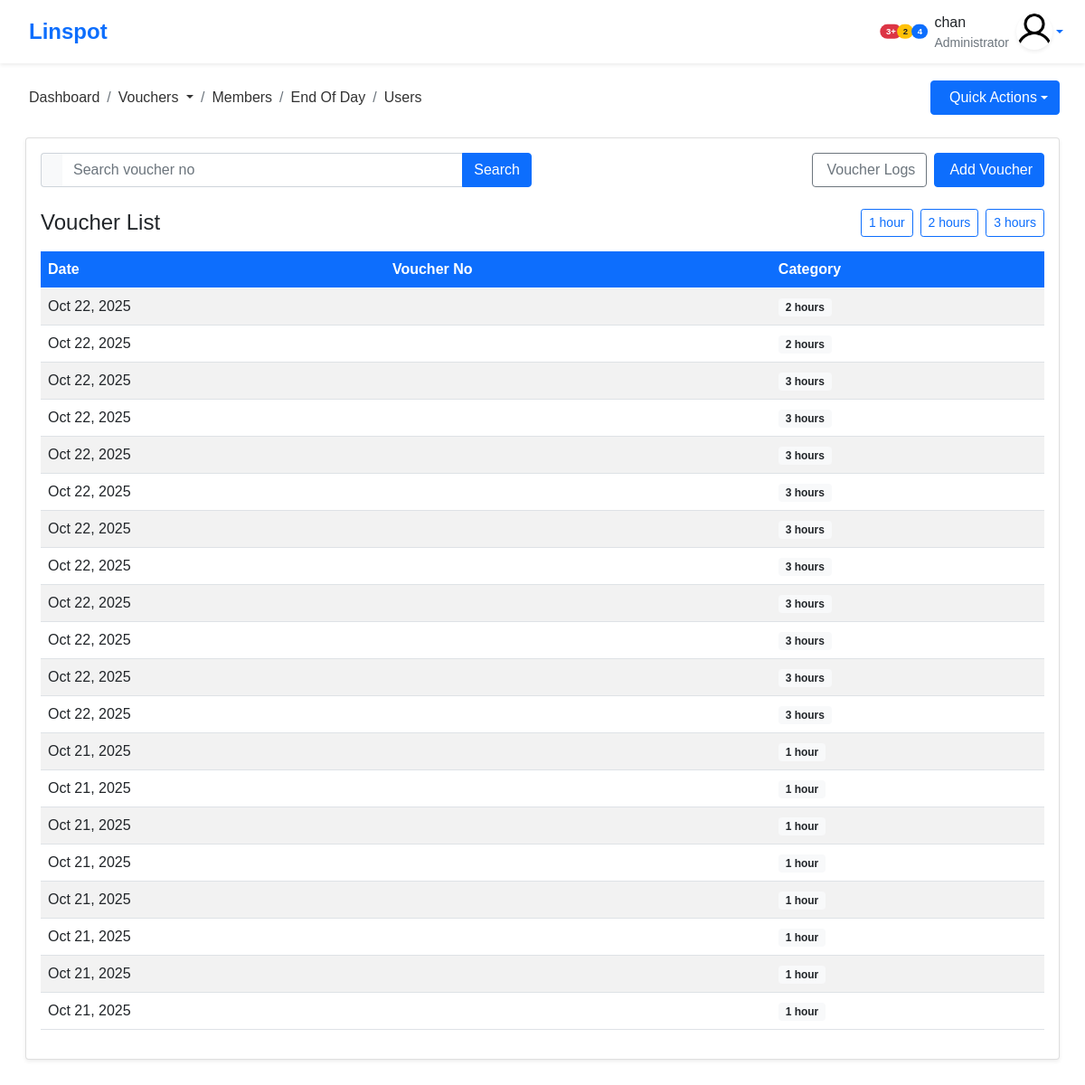
The page /vouchers/voucherList/ (signed in) on the database as committed earlier.
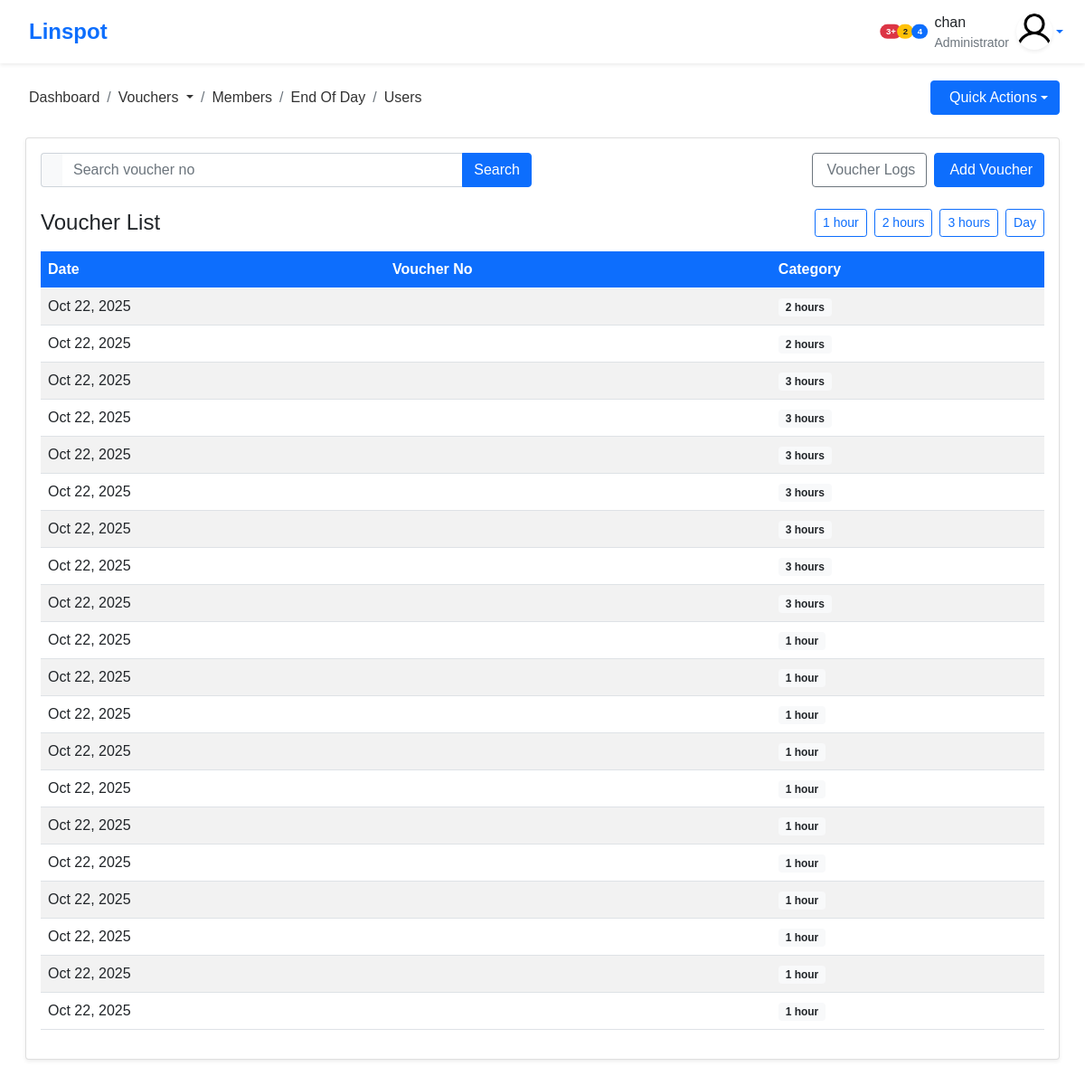
The same page on the database as committed later.
### vouchers/models.py (models this page shows, shortened)
class VoucherCategory(models.Model):
    name = models.CharField(max_length=50)
    class Meta:
        verbose_name = _("VoucherCategory")
        verbose_name_plural = _("VoucherCategories")
    def __str__(self):
        return self.name

class Vouchers(models.Model):
    STATUS_CHOICES = [
        ('unused', 'Unused'),
        ('used', 'Used'),
        ('expired', 'Expired'),
        ('printed', 'Printed'),
    ]
    voucher_no = models.CharField(max_length=100, unique=True)
    user = models.ForeignKey("users.User", on_delete=models.CASCADE)
    file = models.ForeignKey("vouchers.VoucherFile", on_delete=models.CASCADE)
    date_created = models.DateField(auto_now_add=True)
    date_used = models.DateTimeField(null=True, blank=True)
    date_printed = models.DateTimeField(null=True, blank=True)
    status = models.CharField(max_length=50, choices=STATUS_CHOICES, default='unused')
    active = models.BooleanField(default=False)
    validity_duration = models.IntegerField(default=24, help_text="Validity in hours")
    expiry_time = models.DateTimeField(null=True, blank=True)
    bandwidth_up = models.IntegerField(null=True, blank=True, help_text="Upload bandwidth in Kbps")
    bandwidth_down = models.IntegerField(null=True, blank=True, help_text="Download bandwidth in Kbps")
    pfsense_roll_id = models.IntegerField(null=True, blank=True)
    synced_to_pfsense = models.BooleanField(default=False)
    class Meta:
        ordering = ['-date_created']
        verbose_name = _("Voucher")
        verbose_name_plural = _("Vouchers")

class VoucherFile(models.Model):
    user = models.ForeignKey("users.User", on_delete=models.CASCADE)
    name = models.CharField(max_length=50)
    file = models.FileField(upload_to='vouchers', max_length=100)
    category = models.ForeignKey("vouchers.VoucherCategory", on_delete=models.CASCADE)
    date_created = models.DateField(auto_now_add=True)
    status = models.CharField(max_length=50, default='not populated')
    class Meta:
        ordering = ['-date_created']
        verbose_name = _("VoucherFile")
        verbose_name_plural = _("VoucherFiles")

### vouchers/views.py (the view, shortened to what this page needs)
# urls.py: path("voucherList/", views.vouchersList,  name="voucherList"),
@login_required(login_url='/users/login/')
def vouchersList(request):
    page = int(request.GET.get('page', 1))
    page_size = 20
    vou = Vouchers.objects.all()
    categories = VoucherCategory.objects.all()
    q = request.GET.get('q', '')
    status_filter = request.GET.get('status', 'unused')
    filtered_vouchers = vou.filter(status=status_filter)
    if q:
        try:
            category_id = int(q)
            filtered_vouchers = filtered_vouchers.filter(file__category__id=category_id)
        except (ValueError, TypeError):
            filtered_vouchers = filtered_vouchers.filter(file__category__name__icontains=q)
    start = (page - 1) * page_size
    end = start + page_size
    total_vouchers = filtered_vouchers.count()
    has_more = total_vouchers > end
    vouchers_page = filtered_vouchers[start:end]
    return render(request, 'vouchers/vouchers_list.html', {
        'has_more': has_more,
        'next_page': page + 1 if has_more else None,
        'vouchers': vouchers_page,
        'categories': categories,
        'current_status': status_filter,
        'current_category': q  # Pass current category filter to template
    })

### templates/vouchers/vouchers_list.html (shortened to what this page needs)
{% extends 'base.html' %}
{% load static %}
{% block content %}
<div class="py-4">
  <div class="card shadow-sm">
  <div class="card-body">
    <div class="row mb-4">
    <div class="col-md-6 mb-3 mb-md-0 gap-3">
      <form method="get">
      <div class="input-group">
        <span class="input-group-text bg-light border-end-0">
        </span>
        <input type="search" name="q" class="form-control border-start-0" placeholder="Search voucher no">
        <button type="submit" class="btn btn-primary">Search</button>
      </div>
      </form>
    </div>
    <div class="col-md-6">
      <div class="d-flex flex-wrap gap-2 justify-content-md-end">
      <a href="{% url 'vouchers:voucherLogs' %}" class="btn btn-outline-secondary">
        Voucher Logs
      </a>
      <a href="{% url 'vouchers:voucherFiles' %}" class="btn btn-primary">
        Add Voucher
      </a>
      </div>
    </div>
    </div>
    <div class="d-flex flex-column flex-md-row justify-content-between align-items-md-center mb-3">
    <h4 class="mb-3 mb-md-0">Voucher List</h4>
    <div class="category-filters d-flex flex-wrap gap-2">
      {% for category in categories %}
      <form method="get">
      <button class="btn btn-sm {% if request.GET.q == category.id|stringformat:'s' %}btn-primary{% else %}btn-outline-primary{% endif %}">
        {{category.name}}
      </button>
      </form>
      {% endfor %}
    </div>
    </div>
    <div class="table-responsive">
    <table class="table table-hover table-striped align-middle">
      <thead class="bg-primary text-white">
      <tr>
        <th>Date</th>
        <th>Voucher No</th>
        <th> </th>
        <th>Category</th>
      </tr>
      </thead>
      <tbody id="vouchersTableBody">
      {% include 'vouchers/partials/voucher_items.html' %}
      </tbody>
    </table>
    </div>
  </div>
  </div>
</div>
{% endblock content %}

### templates/vouchers/partials/voucher_items.html (shortened to what this page needs)
{% for voucher in vouchers %}
<tr>
    <td>{{voucher.date_created|date:"M d, Y"}}</td>
    <td>{{voucher.voucher_username}}</td>
    <td>
    </td>
    <td>
    <span class="badge bg-light text-dark">{{voucher.file.category}}</span>
    </td>
</tr>
{% endfor %}

Rows that differ between the two databases and show on the page:
no longer on this page (row edited): Vouchers: date_created "Oct 22, 2025", file.category "3 hours"
no longer on this page (row edited): Vouchers: date_created "Oct 22, 2025", file.category "3 hours"
no longer on this page (row edited): Vouchers: date_created "Oct 22, 2025", file.category "3 hours"
no longer on this page (row unchanged): Vouchers: date_created "Oct 21, 2025", file.category "1 hour"
no longer on this page (row unchanged): Vouchers: date_created "Oct 21, 2025", file.category "1 hour"
no longer on this page (row unchanged): Vouchers: date_created "Oct 21, 2025", file.category "1 hour"
no longer on this page (row unchanged): Vouchers: date_created "Oct 21, 2025", file.category "1 hour"
no longer on this page (row unchanged): Vouchers: date_created "Oct 21, 2025", file.category "1 hour"
no longer on this page (row unchanged): Vouchers: date_created "Oct 21, 2025", file.category "1 hour"
no longer on this page (row unchanged): Vouchers: date_created "Oct 21, 2025", file.category "1 hour"
no longer on this page (row unchanged): Vouchers: date_created "Oct 21, 2025", file.category "1 hour"
added VoucherCategory: name "Day"
added Vouchers: date_created "Oct 22, 2025", file.category "1 hour"
added Vouchers: date_created "Oct 22, 2025", file.category "1 hour"
added Vouchers: date_created "Oct 22, 2025", file.category "1 hour"
added Vouchers: date_created "Oct 22, 2025", file.category "1 hour"
added Vouchers: date_created "Oct 22, 2025", file.category "1 hour"
added Vouchers: date_created "Oct 22, 2025", file.category "1 hour"
added Vouchers: date_created "Oct 22, 2025", file.category "1 hour"
added Vouchers: date_created "Oct 22, 2025", file.category "1 hour"
added Vouchers: date_created "Oct 22, 2025", file.category "1 hour"
added Vouchers: date_created "Oct 22, 2025", file.category "1 hour"
added Vouchers: date_created "Oct 22, 2025", file.category "1 hour"
